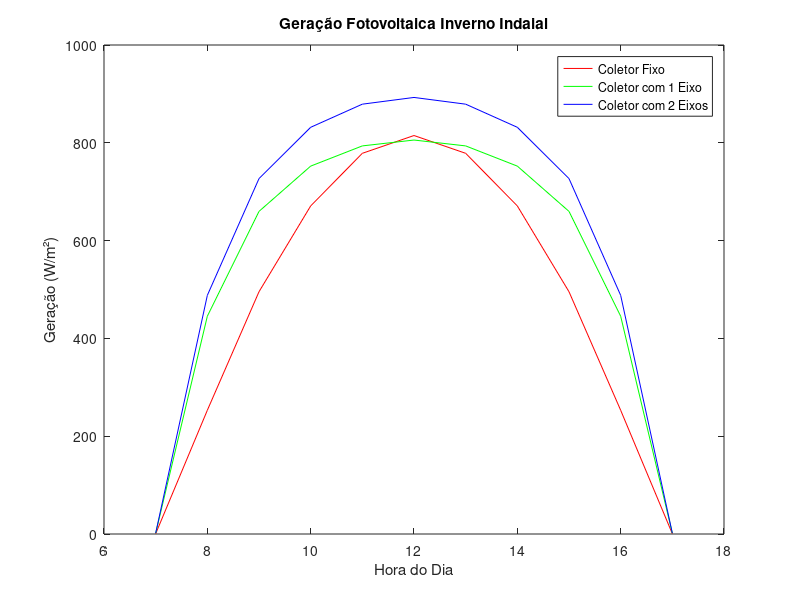

The MATLAB source for this figure:
% Definição dos parâmetros
latitude = -26.899251; % Latitude do local (Indaial, SC)
tilt_angle = 25; % Ângulo de inclinação do coletor
albedo = 0.2; % Albedo (refletividade) do solo
day_of_year = 172; % Dia do ano (172 corresponde ao solstício de inverno no hemisfério sul)

% Definição dos ângulos horários e horas do dia
hour_angles = 75:-15:-75;
hours = 7:17;

% Cálculo das constantes
A_const = 1160 + 75 * sind((360/365) * (day_of_year - 275));
k_const = 0.174 + 0.035 * sind((360/365) * (day_of_year - 100));
solar_declination = -23.45 * sind((360/365) * (day_of_year - 81));
C_const = 0.095 + 0.04 * sind((360/365) * (day_of_year - 100));

% Cálculo do ângulo de altitude solar
solar_altitude_angle = asind(cosd(-latitude) * cosd(solar_declination) * cosd(hour_angles) + sind(-latitude) * sind(solar_declination));

% Cálculo da razão da massa de ar
air_mass_ratio = 1 ./ sind(solar_altitude_angle);

% Cálculo da radiação direta
direct_radiation = A_const .* exp(-k_const .* air_mass_ratio);
direct_radiation(solar_altitude_angle < 0) = 0; % Radiação direta é zero quando o sol está abaixo do horizonte

% Cálculo da radiação difusa horizontal
diffuse_radiation_horizontal = C_const .* direct_radiation;

% Cálculo do ângulo azimutal solar
solar_azimuth_angle_solar = asind(cosd(solar_declination) * sind(hour_angles) ./ cosd(solar_altitude_angle));
solar_azimuth_angle_correction = 0; % Correção do ângulo azimutal solar
solar_azimuth_angle = solar_azimuth_angle_solar - solar_azimuth_angle_correction;

% Cálculo do ângulo de incidência
incident_angle = acosd(cosd(solar_altitude_angle) .* cosd(solar_azimuth_angle) .* sind(tilt_angle) + sind(solar_altitude_angle) .* cosd(tilt_angle));

% Cálculo da radiação total para um coletor fixo
direct_radiation_fixed = direct_radiation .* cosd(incident_angle);
diffuse_radiation_fixed = diffuse_radiation_horizontal .* ((1 + cosd(tilt_angle)) / 2);
reflected_radiation_fixed = albedo .* direct_radiation .* (sind(solar_altitude_angle) + C_const) .* ((1 - cosd(tilt_angle)) / 2);
total_radiation_fixed = direct_radiation_fixed + diffuse_radiation_fixed + reflected_radiation_fixed;

% Cálculo da radiação total para um coletor com rastreamento de 1 eixo
direct_radiation_tracker1 = direct_radiation .* cosd(latitude);
diffuse_radiation_tracker1 = C_const .* direct_radiation .* ((1 + cosd(90 - solar_altitude_angle + solar_declination)) / 2);
reflected_radiation_tracker1 = albedo .* direct_radiation .* (sind(solar_altitude_angle) + C_const) .* ((1 - cosd(90 - solar_altitude_angle + solar_declination)) / 2);
total_radiation_tracker1 = direct_radiation_tracker1 + diffuse_radiation_tracker1 + reflected_radiation_tracker1;

% Cálculo da radiação total para um com coletor de 2 eixos
direct_radiation_tracker2 = direct_radiation;
diffuse_radiation_tracker2 = C_const .* direct_radiation .* ((1 + cosd(90 - solar_altitude_angle)) / 2);
reflected_radiation_tracker2 = albedo .* direct_radiation .* (sind(solar_altitude_angle) + C_const) .* ((1 - cosd(90 - solar_altitude_angle)) / 2);
total_radiation_tracker2 = direct_radiation_tracker2 + diffuse_radiation_tracker2 + reflected_radiation_tracker2;

% Plotagem dos resultados
plot(hours, total_radiation_fixed, 'r');
hold on;
plot(hours, total_radiation_tracker1, 'g');
plot(hours, total_radiation_tracker2, 'b');
title('Geração Fotovoltaica Inverno Indaial');
xlabel('Hora do Dia');
ylabel('Geração (W/m²)');
legend('Coletor Fixo', 'Coletor com 1 Eixo', 'Coletor com 2 Eixos');
hold off;

% Impressão dos resultados no console
fprintf('Hora ; Coletor Fixo ; Coletor 1 Eixo; Coletor 2 Eixos\n');
for i = 1:length(hours)
    fprintf('%6.2f; %6.2f ; %6.2f ; %6.2f\n', hours(i), total_radiation_fixed(i), total_radiation_tracker1(i), total_radiation_tracker2(i));
end
fprintf('\n');
